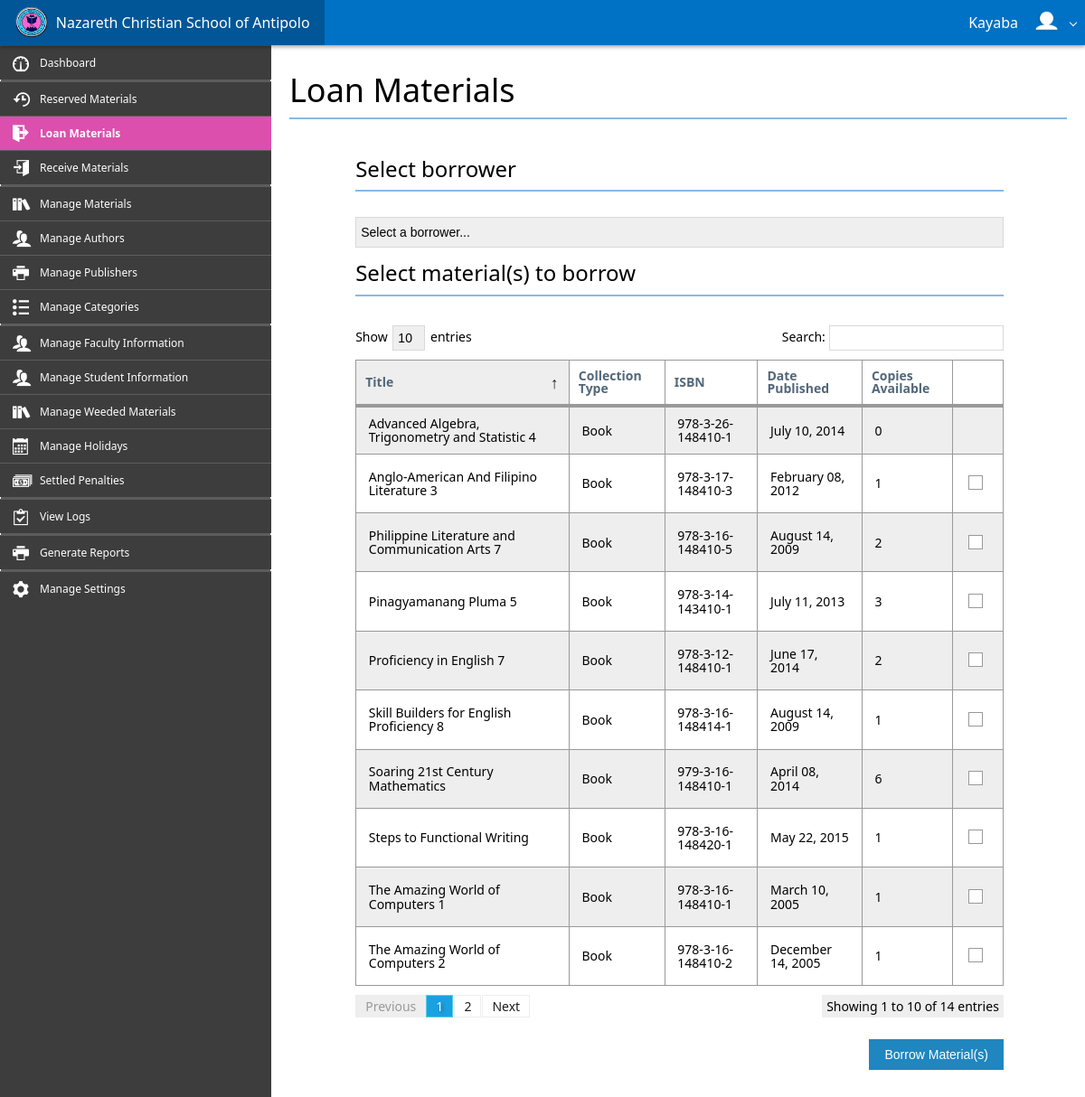
The app's page /control_panel/loan_materials.php (signed in) with its own data.
### tables this page shows
CREATE TABLE IF NOT EXISTS `authors` (
`Author_ID` int(10) NOT NULL,
  `Author_Last_Name` varchar(255) NOT NULL,
  `Author_First_Name` varchar(255) NOT NULL
);

CREATE TABLE IF NOT EXISTS `materials` (
`Material_ID` int(10) NOT NULL,
  `Material_Title` varchar(255) NOT NULL,
  `Collection_Type` varchar(255) NOT NULL,
  `ISBN` varchar(255) NOT NULL,
  `Call_Number` varchar(100) NOT NULL,
  `Date_Published` date DEFAULT NULL,
  `Date_Added` date NOT NULL,
  `Quantity` int(10) NOT NULL,
  `Location` varchar(150) NOT NULL,
  `Status` varchar(8) NOT NULL DEFAULT 'active',
  `Publisher_ID` int(10) NOT NULL,
  `Category_ID` int(10) NOT NULL
);

### control_panel/requests/connection.php (called while the page is built, shortened)
<?php
    class Connection {
        private $hostname = 'localhost';
        private $username = 'root';
        private $password = '';
        private $database = 'ncsa_db';
        private $connection, $query;
        function open() {
            $this->connection = mysqli_connect($this->hostname, $this->username, $this->password, $this->database);
        }
        function query($sql) {
            $this->query = mysqli_query($this->connection, $sql);
        }
        function num_rows() {
            return mysqli_num_rows($this->query);
        }
        function fetch_assoc() {
            return mysqli_fetch_assoc($this->query);
        }
    }
?>

### control_panel/loan_materials.php (the view, shortened to what this page needs)
<?php
    include_once('assets/system/header.php');
?>
<div class="app-bar fixed-top shadow" data-role="appbar">
    <a class="app-bar-element branding" href="./"><img class="app-logo" src="assets/img/logo.png">&nbsp;&nbsp;Nazareth Christian School of Antipolo</a>
    <?php
        if(isset($_SESSION['account_username'])) {
            $name = $_SESSION['account_first_name'] . ' ' . $_SESSION['account_last_name'];
            echo '<ul class="app-bar-menu place-right">';
            echo '<li><a class="app-bar-element dropdown-toggle">' . $name . '&nbsp;&nbsp;<img class="app-logo" src="./../user_images/' . $_SESSION['account_image'] . '"></a>';
            echo '</li>';
            echo '</ul>';
        } else {
            echo '<div class="place-right">';
            echo '<a class="app-bar-element" href="login.php"><span class="mif-switch"></span>&nbsp;&nbsp;Login</a>';
            echo '</div>';
        }
    ?>
</div>
<div id="main-block">
    <div class="flex-grid" style="height: 100%;">
        <div class="row" style="height: 100%;">
            <div id="cell-sidebar" class="cell bg-lightDark size-x300" style="overflow-y: scroll; height: 100%;">
                <ul class="sidebar2 dark">
                    <li><a href="./"><span class="mif-meter icon"></span><span class="title">Dashboard</span></a></li>
                    <li class="divider"></li><li class="divider"></li>
                    <li><a href="./reserved_materials.php"><span class="mif-history icon"></span><span class="title">Reserved Materials</span></a></li>
                    <li class="active"><a href="./loan_materials.php"><span class="mif-exit mif-ani-shuttle icon"></span><span class="title">Loan Materials</span></a></li>
                    <li><a href="./receive_materials.php"><span class="mif-enter icon"></span><span class="title">Receive Materials</span></a></li>
                    <li class="divider"></li><li class="divider"></li>
                    <li><a href="./manage_materials.php"><span class="mif-books icon"></span><span class="title">Manage Materials</span></a></li>
                    <li><a href="./manage_authors.php"><span class="mif-users icon"></span><span class="title">Manage Authors</span></a></li>
                    <li><a href="./manage_publishers.php"><span class="mif-printer icon"></span><span class="title">Manage Publishers</span></a></li>
                    <li><a href="./manage_categories.php"><span class="mif-list2 icon"></span><span class="title">Manage Categories</span></a></li>
                    <li class="divider"></li><li class="divider"></li>
                    <li><a href="./manage_faculties.php"><span class="mif-users icon"></span><span class="title">Manage Faculty Information</span></a></li>
                    <li><a href="./manage_students.php"><span class="mif-users icon"></span><span class="title">Manage Student Information</span></a></li>
                    <li><a href="./manage_weeding.php"><span class="mif-books icon"></span><span class="title">Manage Weeded Materials</span></a></li>
                    <li><a href="./manage_holidays.php"><span class="mif-calendar icon"></span><span class="title">Manage Holidays</span></a></li>
                    <li><a href="./settled_penalties.php"><span class="mif-dollars icon"></span><span class="title">Settled Penalties</span></a></li>
                    <li class="divider"></li><li class="divider"></li>
                    <li><a href="./view_logs.php"><span class="mif-clipboard icon"></span><span class="title">View Logs</span></a></li>
                    <li class="divider"></li><li class="divider"></li>
                    <li><a href="./generate_reports.php"><span class="mif-printer icon"></span><span class="title">Generate Reports</span></a></li>
                    <li class="divider"></li><li class="divider"></li>
                    <li><a href="./settings.php"><span class="mif-cog icon"></span><span class="title">Manage Settings</span></a></li>
                </ul>
            </div>
            <div id="cell-content" class="pane-scroll cell auto-size padding20 pane-scroll">
                <h1 class="text-light">Loan Materials</h1>
                <hr><br>
                <div class="grid">
                    <div class="row cells12">
                        <div class="cell colspan10 offset1">
                            <h3 class="text-light">Select borrower</h3>
                            <hr><br>
                            <div class="input-control select full-size">
                                <select data-input="borrower">
                                    <option value="" selected disabled>Select a borrower...</option>
                                    <?php
                                        require_once('requests/connection.php');
                                    ?>
                                </select>
                            </div>
                            <h3 class="text-light">Select material(s) to borrow</h3>
                            <hr><br>
                            <table id="materials-table" class="table striped border bordered">
                                <thead>
                                    <tr>
                                        <th>Title</th>
                                        <th>Collection Type</th>
                                        <th>ISBN</th>
                                        <th>Date Published</th>
                                        <th>Copies Available</th>
                                        <th></th>
                                    </tr>
                                </thead>
                                <tbody>
                                    <?php
                                        $connection = new Connection();
                                        $connection->open();
                                        $connection2 = new Connection();
                                        $connection2->open();
                                        $connection->query("SELECT * FROM works INNER JOIN authors ON works.Author_ID=authors.Author_ID INNER JOIN materials ON works.Material_ID=materials.Material_ID INNER JOIN publishers ON materials.Publisher_ID=publishers.Publisher_ID INNER JOIN categories ON materials.Category_ID=categories.Category_ID WHERE materials.Status='active' GROUP BY materials.Material_Title");
                                        while($row = $connection->fetch_assoc()) {
                                            $connection2->query("SELECT * FROM barcodes WHERE Material_ID='$row[Material_ID]' AND Availability='true'");
                                            $quantity = $connection2->num_rows();
                                            $connection2->query("SELECT * FROM reservations WHERE Material_ID='$row[Material_ID]' AND Status='active'");
                                            $reserveCount = $connection2->num_rows();
                                            echo '<tr>';
                                            echo '<td>' . $row['Material_Title'] . '</td>';
                                            echo '<td>' . $row['Collection_Type'] . '</td>';
                                            echo '<td>' . $row['ISBN'] . '</td>';
                                            echo '<td>' . date('F d, Y', strtotime($row['Date_Published'])) . '</td>';
                                            echo '<td>' . ($quantity - $reserveCount) . '</td>';
                                            if(isset($_SESSION['account_username'])) {
                                                if($quantity - $reserveCount > 0) {
                                                    echo '<td class="align-center">';
                                                    echo '<label class="input-control checkbox small-check">';
                                                    echo '<span class="check"></span><span class="caption"></span>';
                                                    echo '</label>';
                                                    echo '</td>';
                                                } else {
                                                    echo '<td class="align-center"></td>';
                                                }
                                            }
                                            echo '</tr>';
                                        }
                                    ?>
                                </tbody>
                            </table>
                            <br><br><br>
                            <div class="align-right">
                                <button class="button primary" data-button="borrow-button">Borrow Material(s)</button>
                            </div>
                        </div>
                    </div>
                </div>
            </div>
        </div>
    </div>
</div>
<?php
    include_once('assets/system/footer.php');
?>

### control_panel/assets/css/stylesheet.css (style rules this page uses)
.app-logo { margin-top: -4px; height: 75%; }
.bg-lightDark { background-color: #3D3D3D; }
.pane-scroll { overflow-y: scroll; height: 100%; }
.sidebar2.dark { border: none; min-width: 100%; }
.sidebar2.dark li.active a { background-color: #dc4fad; }
.sidebar2 li a { padding: .50rem 1.75rem .50rem 2.25rem; }
.sidebar2 > li > a > .title { font-size: .75rem; margin-left: .5rem; }
#main-body { padding: 3.125rem 0 0; }
#main-block { min-height: 100%; height: 100%; }

### records on screen
authors: materials.Material_Title "Advanced Algebra, Trigonometry and Statistic 4", materials.Collection_Type "Book", materials.ISBN "978-3-26-148410-1", materials.Date_Published "July 10, 2014", reserveCount "0"
authors: materials.Material_Title "Anglo-American And Filipino Literature 3", materials.Collection_Type "Book", materials.ISBN "978-3-17-148410-3", materials.Date_Published "February 08, 2012", reserveCount "1"
authors: materials.Material_Title "Philippine Literature and Communication Arts 7", materials.Collection_Type "Book", materials.ISBN "978-3-16-148410-5", materials.Date_Published "August 14, 2009", reserveCount "2"
authors: materials.Material_Title "Pinagyamanang Pluma 5", materials.Collection_Type "Book", materials.ISBN "978-3-14-143410-1", materials.Date_Published "July 11, 2013", reserveCount "3"
authors: materials.Material_Title "Proficiency in English 7", materials.Collection_Type "Book", materials.ISBN "978-3-12-148410-1", materials.Date_Published "June 17, 2014", reserveCount "2"
authors: materials.Material_Title "Skill Builders for English Proficiency 8", materials.Collection_Type "Book", materials.ISBN "978-3-16-148414-1", materials.Date_Published "August 14, 2009", reserveCount "1"
authors: materials.Material_Title "Soaring 21st Century Mathematics", materials.Collection_Type "Book", materials.ISBN "979-3-16-148410-1", materials.Date_Published "April 08, 2014", reserveCount "6"
authors: materials.Material_Title "Steps to Functional Writing", materials.Collection_Type "Book", materials.ISBN "978-3-16-148420-1", materials.Date_Published "May 22, 2015", reserveCount "1"
authors: materials.Material_Title "The Amazing World of Computers 1", materials.Collection_Type "Book", materials.ISBN "978-3-16-148410-1", materials.Date_Published "March 10, 2005", reserveCount "1", materials.Material_Title "The Amazing World of Computers 2", materials.ISBN "978-3-16-148410-2", materials.Date_Published "December 14, 2005"

### other values on screen
$name "Kayaba"
